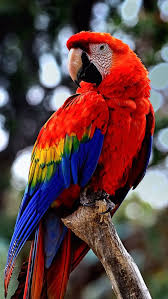
#> input picture lab 11/images.jpeg, 168 x 299 px
$ python q1.py
#> lines starting #> are read from the running program, lines starting #| are printed output that depends on the picture
import cv2

img=cv2.imread("images.jpeg")
#> img is the input picture: shape (299, 168, 3); mean B, G, R 66.3, 65.8, 97.2

if img is None:
    print("error unable to load image")

else:
    cv2.imshow("original image",img)
    gray=cv2.cvtColor(img,cv2.COLOR_BGR2GRAY)
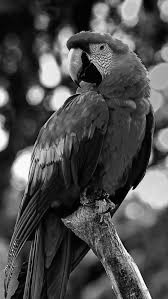
#> gray: shape (299, 168); min 0, max 255, mean 75.3
    resized=cv2.resize(gray,(150,200))
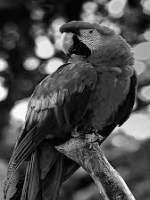
#> resized: shape (200, 150); min 0, max 253, mean 75.2
    cv2.imshow("Gray and resized image",resized)
    cv2.waitKey(0)
    cv2.destroyAllWindows()

$ run again, with lab 11/black.jpeg copied over lab 11/images.jpeg
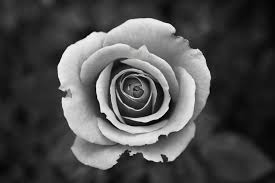
#> input picture lab 11/black.jpeg, 275 x 183 px
#> img is the input picture: shape (183, 275, 3); mean B, G, R 76.4, 76.4, 76.4
#> `resized=cv2.resize(gray,(150,200))`:
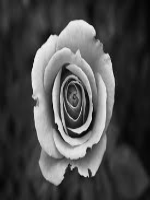
#> resized: shape (200, 150); min 1, max 243, mean 76.3
